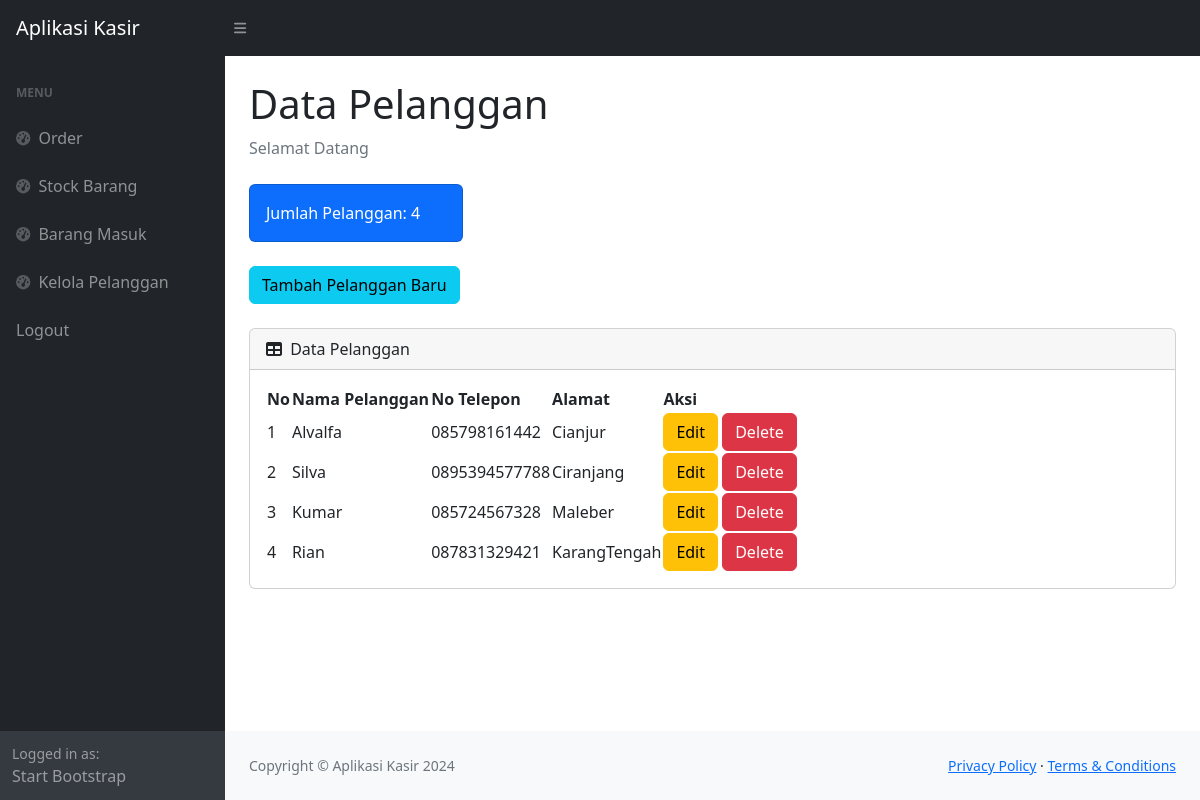
Page /pelanggan.php (signed in) on the committed database.
### tables this page shows
CREATE TABLE `pelanggan` (
  `id_pelanggan` int(11) NOT NULL,
  `nama_pelanggan` varchar(30) NOT NULL,
  `no_telepon` varchar(15) NOT NULL,
  `alamat` text NOT NULL
);

### pelanggan.php (the view, shortened to what this page needs)
<?php
require 'ceklogin.php';
$h1 = mysqli_query($c, "select * from pelanggan");
$h2 = mysqli_num_rows($h1);
?>
<!DOCTYPE html>
<html lang="en">
    <head>
        <link href="css/styles.css" rel="stylesheet" />
        <link href="https://cdn.datatables.net/1.10.20/css/dataTables.bootstrap4.min.css" rel="stylesheet"/>
    </head>
    <body class="sb-nav-fixed">
        <nav class="sb-topnav navbar navbar-expand navbar-dark bg-dark">
            <a class="navbar-brand ps-3" href="index.php">Aplikasi Kasir</a>
            <button class="btn btn-link btn-sm order-1 order-lg-0 me-4 me-lg-0" id="sidebarToggle" href="#!"><i class="fas fa-bars"></i></button>
        </nav>
        <div id="layoutSidenav">
            <div id="layoutSidenav_nav">
                <nav class="sb-sidenav accordion sb-sidenav-dark" id="sidenavAccordion">
                    <div class="sb-sidenav-menu">
                        <div class="nav">
                            <div class="sb-sidenav-menu-heading">Menu</div>
                            <a class="nav-link" href="index.php">
                                <div class="sb-nav-link-icon"><i class="fas fa-tachometer-alt"></i></div>
                                Order
                            </a>
                            <a class="nav-link" href="stock.php">
                                <div class="sb-nav-link-icon"><i class="fas fa-tachometer-alt"></i></div>
                                Stock Barang
                            </a>
                            <a class="nav-link" href="barangmasuk.php">
                                <div class="sb-nav-link-icon"><i class="fas fa-tachometer-alt"></i></div>
                                Barang Masuk
                            </a>
                            <a class="nav-link" href="pelanggan.php">
                                <div class="sb-nav-link-icon"><i class="fas fa-tachometer-alt"></i></div>
                                Kelola Pelanggan
                            </a>
                            <a class="nav-link" href="logout.php">
                                Logout
                            </a>
                        </div>
                    </div>
                    <div class="sb-sidenav-footer">
                        <div class="small">Logged in as:</div>
                        Start Bootstrap
                    </div>
                </nav>
            </div>
            <div id="layoutSidenav_content">
                <main>
                    <div class="container-fluid px-4">
                        <h1 class="mt-4">Data Pelanggan</h1>
                        <ol class="breadcrumb mb-4">
                            <li class="breadcrumb-item active">Selamat Datang</li>
                        </ol>
                        <div class="row">
                            <div class="col-xl-3 col-md-6">
                                <div class="card bg-primary text-white mb-4">
                                    <div class="card-body">Jumlah Pelanggan: <?=$h2;?></div>
                                </div>
                            </div>
                        </div>
                        <button type="button" class="btn btn-info mb-4" data-toggle="modal" data-target="#myModal">
                            Tambah Pelanggan Baru
                        </button>
                        <div class="card mb-4">
                            <div class="card-header">
                                <i class="fas fa-table me-1"></i>
                                Data Pelanggan
                            </div>
                            <div class="card-body">
                                <table id="datatablesSimple">
                                    <thead>
                                        <tr>
                                            <th>No</th>
                                            <th>Nama Pelanggan</th>
                                            <th>No Telepon</th>
                                            <th>Alamat</th>
                                            <th>Aksi</th>
                                        </tr>
                                    </thead>
                                    <tbody>
                                    <?php
                                    $get = mysqli_query($c, "select * from pelanggan");
                                    $i = 1;
                                    while($p=mysqli_fetch_array($get)){
                                    $nama_pelanggan = $p['nama_pelanggan'];
                                    $no_telepon = $p['no_telepon'];
                                    $alamat = $p['alamat'];
                                    $id_pl = $p['id_pelanggan'];
                                    ?>
                                        <tr?>
                                            <td><?=$i++;?></td>
                                            <td><?=$nama_pelanggan;?></td>
                                            <td><?=$no_telepon;?></td>
                                            <td><?=$alamat;?></td>
                                            <td>
                                                <button type="button" class="btn btn-warning" data-toggle="modal" data-target="#edit<?=$id_pl;?>">
                                                    Edit
                                                </button>
                                                <button type="button" class="btn btn-danger" data-toggle="modal" data-target="#delete<?=$id_pl;?>">
                                                    Delete
                                                </button>
                                            </td>
                                    <?php
                                    };
                                    ?>
                                    </tbody>
                                </table>
                            </div>
                        </div>
                    </div>
                </main>
                <footer class="py-4 bg-light mt-auto">
                    <div class="container-fluid px-4">
                        <div class="d-flex align-items-center justify-content-between small">
                            <div class="text-muted">Copyright &copy; Aplikasi Kasir 2024</div>
                            <div>
                                <a href="#">Privacy Policy</a>
                                &middot;
                                <a href="#">Terms &amp; Conditions</a>
                            </div>
                        </div>
                    </div>
                </footer>
            </div>
        </div>
    </body>
</html>

### rows in the picture
pelanggan: nama_pelanggan "Alvalfa", no_telepon "085798161442", alamat "Cianjur"
pelanggan: nama_pelanggan "Silva", no_telepon "0895394577788", alamat "Ciranjang"
pelanggan: nama_pelanggan "Kumar", no_telepon "085724567328", alamat "Maleber"
pelanggan: nama_pelanggan "Rian", no_telepon "087831329421", alamat "KarangTengah"

### other values in the picture
$h2 "4"
